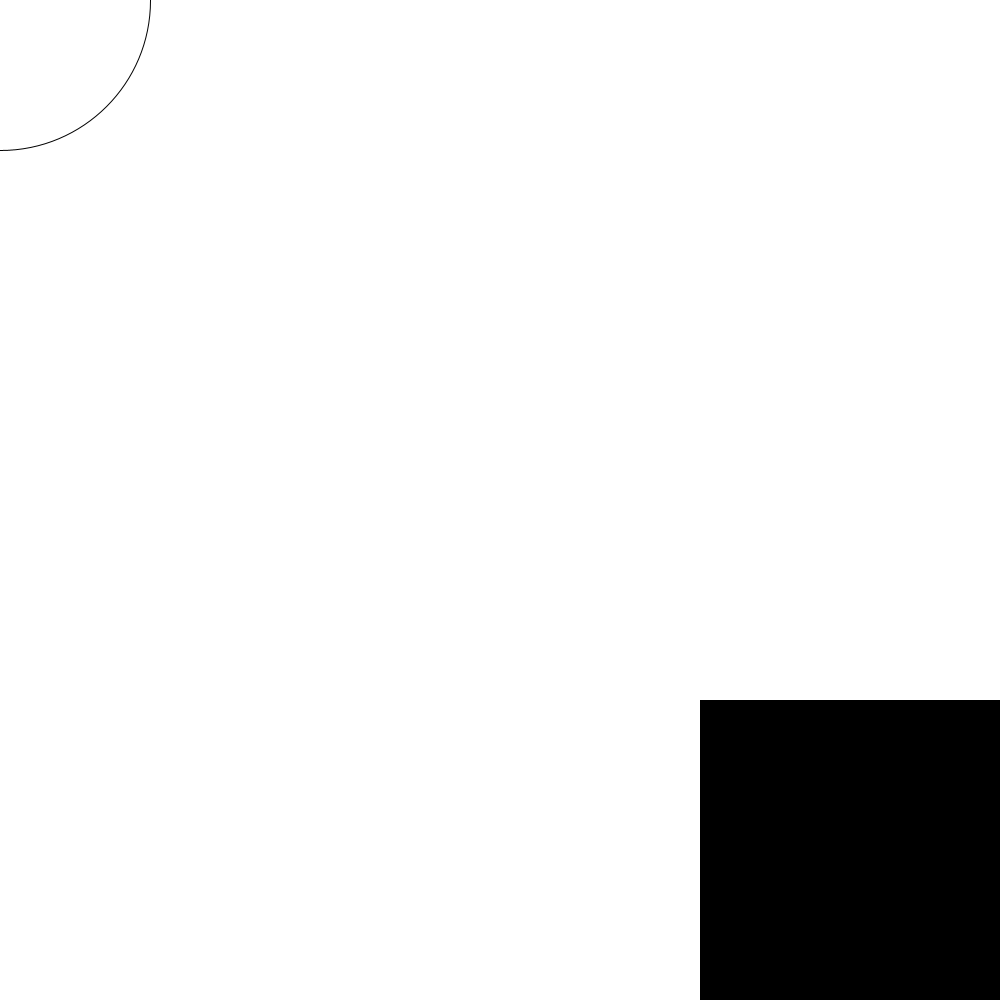
Frame 1 (no input)
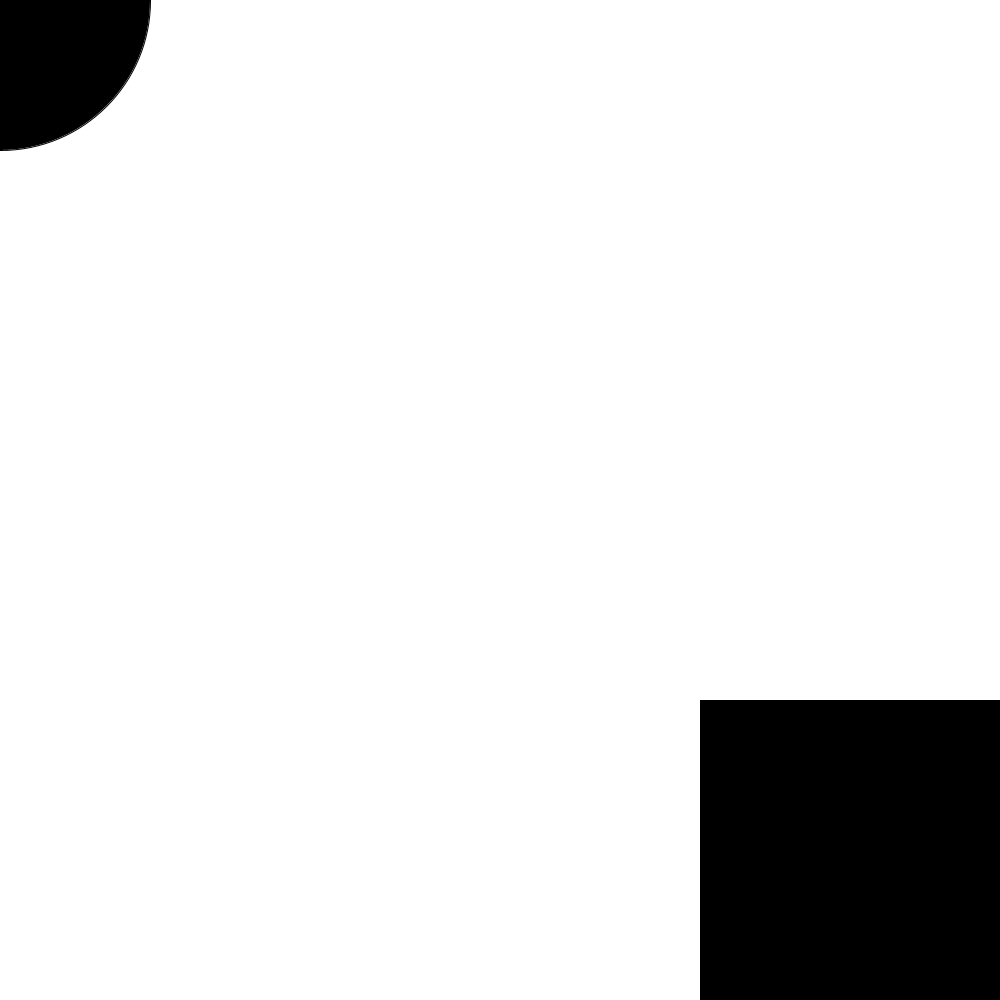
Frame 60 (the mouse pressed at the canvas centre just before this capture)
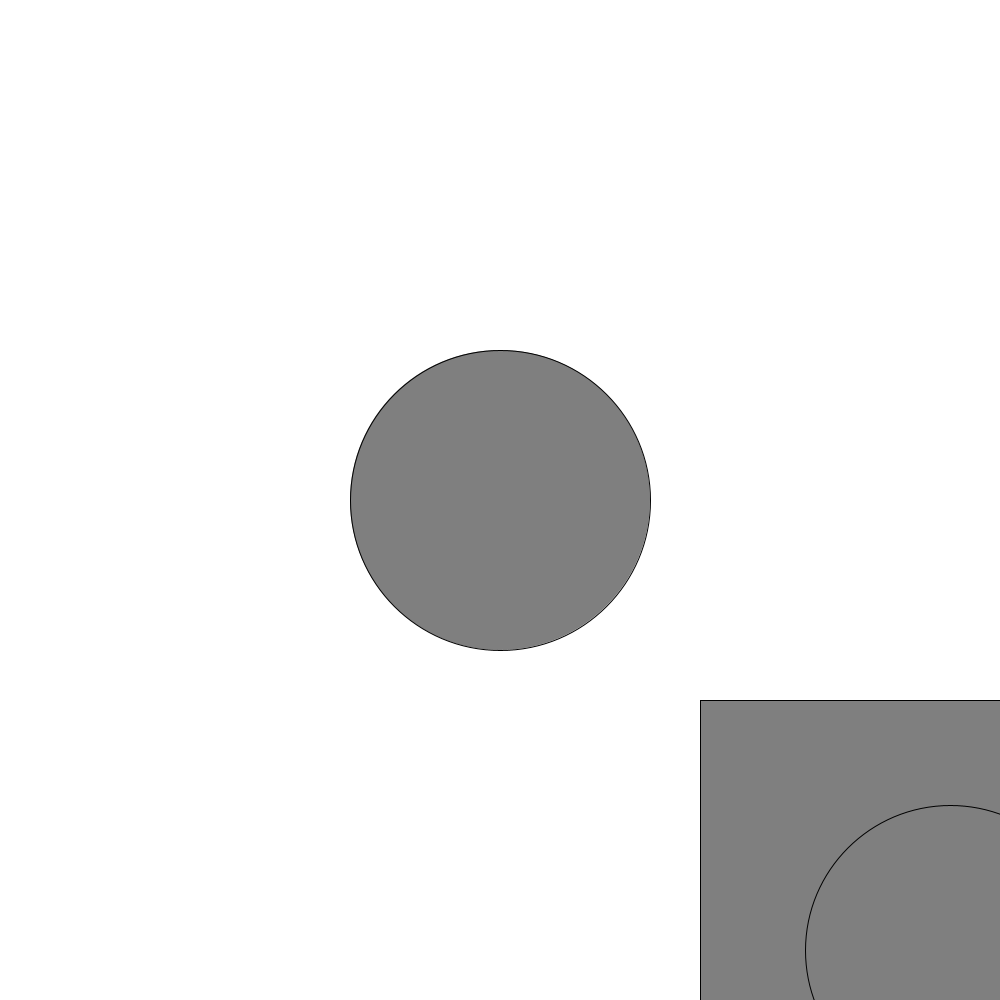
Frame 120 (the mouse held since frame 60 and released just before this capture)

The Processing sketch that drew these frames (run headless with seeded random() and noise(); from frame 60 on, the mouse is pressed at the canvas centre):

// Processing sketch: map_ref
// ── map_ref.pde
// use mouse to control movement of ellipse
// smaller screen with a smaller ellipse,mapped to the big one following the mouse

void setup()
{
size (1000,1000);
}

void draw()
{
  background(255);
  float siz=300;
//male the big ellipse follow the mouse
ellipse(mouseX, mouseY,siz,siz);

//draw the small screen
fill(map(mouseX,0,width,0,255));
rect(width-siz,height-siz,siz,siz);
//make a variable to store the mapped x
float mapx = map(mouseX,0,width,width-100,width);
//make variable to store the mapped y
float mapy = map(mouseY,0,height,height-100,height);
//draw smaller ellipse at mapped poz
ellipse (mapx,mapy,siz-10,siz-10);
}
